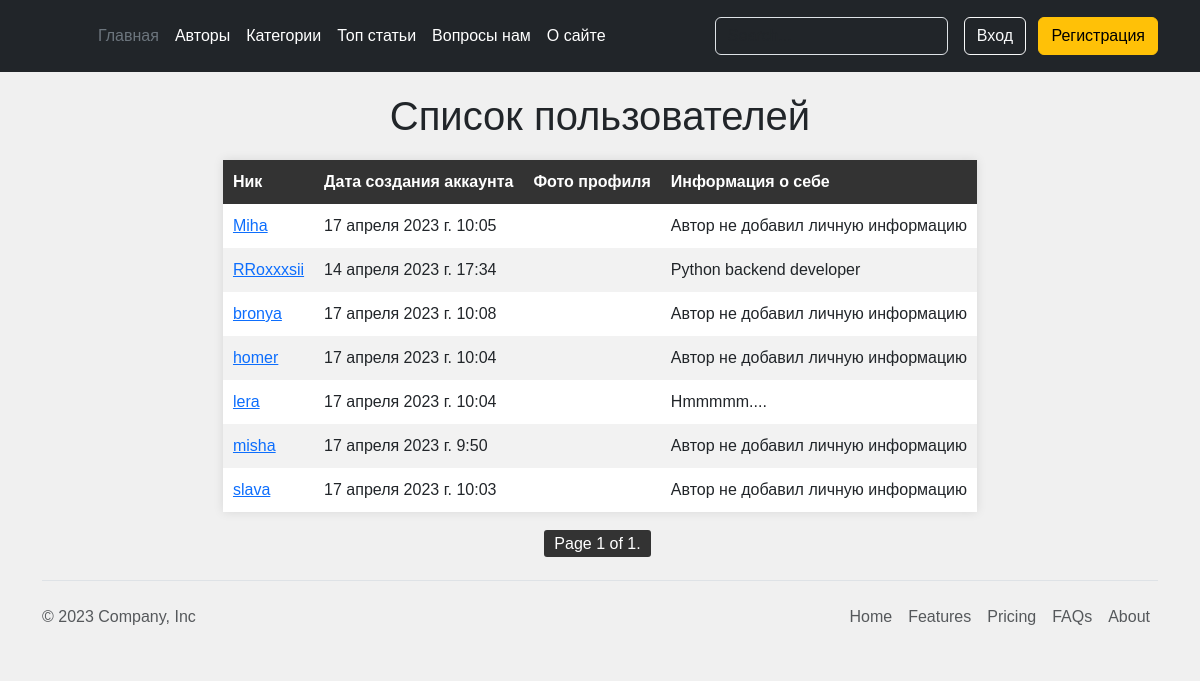
/authors/, run on an earlier commit of the app's database.
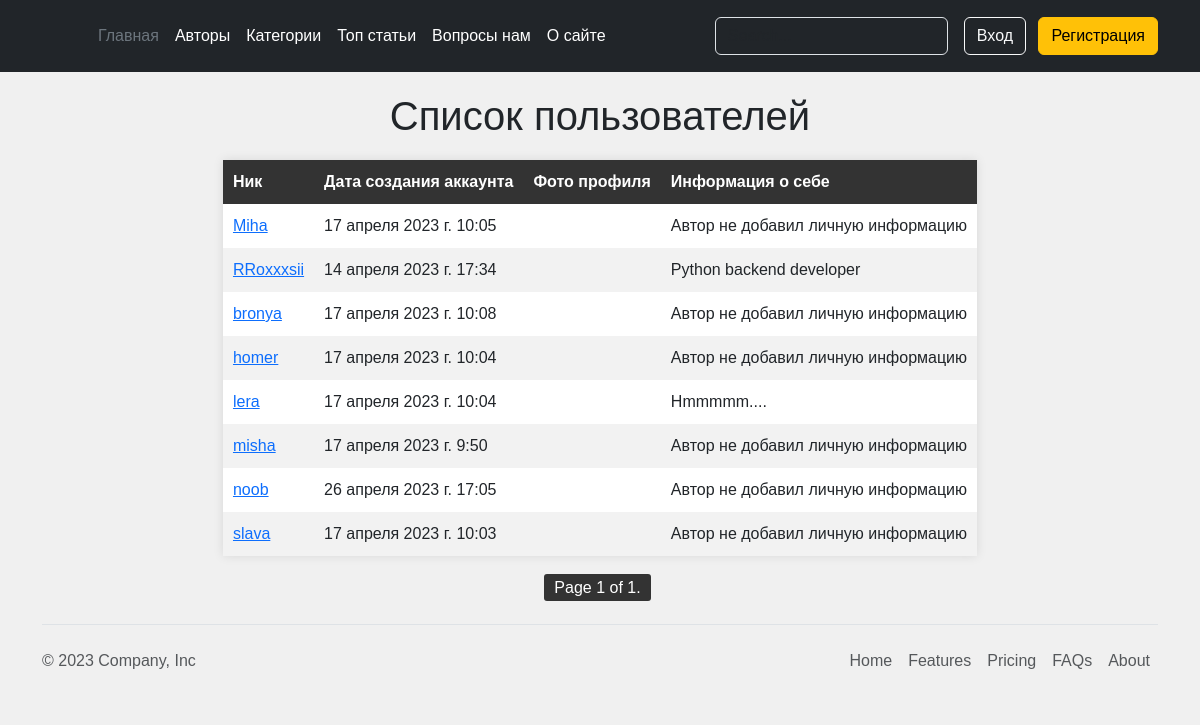
And on a later commit of the database.
### account/models.py (models this page shows, shortened)
class Author(AbstractBaseUser, PermissionsMixin):
    email = models.EmailField(_('почтовый адрес'), unique=True)
    user_name = models.CharField(max_length=150)
    mobile = models.CharField(max_length=20, blank=True)
    gender = models.ForeignKey(Gender, on_delete=models.SET_NULL, blank=True, null=True)
    profile_photo = models.ImageField(upload_to='photos/%Y/%m/%d/', help_text=_('Фото профиля'), blank=True)
    profile_information = models.TextField(help_text='Расскажите о себе', blank=True)
    country = models.ForeignKey(Country, on_delete=models.SET_NULL, blank=True, null=True)
    telegram_link = models.URLField(_('Телеграмм аккаунт'), blank=True)
    city = models.CharField(_('Где живете'), max_length=70, blank=True, null=True)
    is_active = models.BooleanField(default=False)
    is_staff = models.BooleanField(default=False)
    created = models.DateTimeField(auto_now_add=True)
    updated = models.DateTimeField(auto_now=True)
    objects = CustomAccountManager()
    USERNAME_FIELD = 'email'
    REQUIRED_FIELDS = ['user_name']
    class Meta:
        verbose_name = _("Аккаунт")
        verbose_name_plural = _("Аккаунты")
        ordering = ('user_name',)
    def get_absolute_url(self):
        return reverse('authors:author_detail_view', kwargs={'pk': self.pk})

### authors/views.py (the view)
# urls.py: path('', views.AuthorListView.as_view(), name='author_list_view'),
class AuthorListView(ListView):
    template_name = 'authors/authors_list_view.html'
    queryset = Author.objects.all()
    context_object_name = 'authors'
    paginate_by = 20

### authors/templates/authors/authors_list_view.html (shortened to what this page needs)
{% extends 'main/base.html' %}
{% load static %}
{% block content %}
<link rel="stylesheet" href="{% static 'main/css/authors_list_view.css' %}">
<link rel="stylesheet" href="{% static 'main/css/posts.css' %}">
	<h1>Список пользователей</h1>
	<table>
		<thead>
			<tr>
				<th>Ник</th>
				<th>Дата создания аккаунта</th>
				<th>Фото профиля</th>
				<th>Информация о себе</th>
			</tr>
		</thead>
		<tbody>
			{% for author in authors %}
			<tr>
				<td class="list_item"><a href="{{ author.get_absolute_url }}">{{ author.user_name }}</a></td>
				<td class="list_item">{{ author.created }}</td>
                {% if not user.profile_photo %}
                    <td class="list_item"></td>
                {% else %}
                    <td class="list_item"><img src="{{ author.profile_photo.url }}" alt="Фото профиля"></td>
                {% endif %}
                {% if author.profile_information  %}
                <td class="list_item">{{ author.profile_information|truncatewords:20 }}</td>
                {% else %}
                <td class="list_item">Автор не добавил личную информацию</td>
                {% endif %}
			</tr>
			{% endfor %}
		</tbody>
	</table>
{% include 'main/pagination.html' %}
{% endblock %}

What changed in the data, as far as the page shows it:
added Author: user_name "noob", created "26 апреля 2023 г. 17:05", profile_information "Автор не добавил личную информацию"
